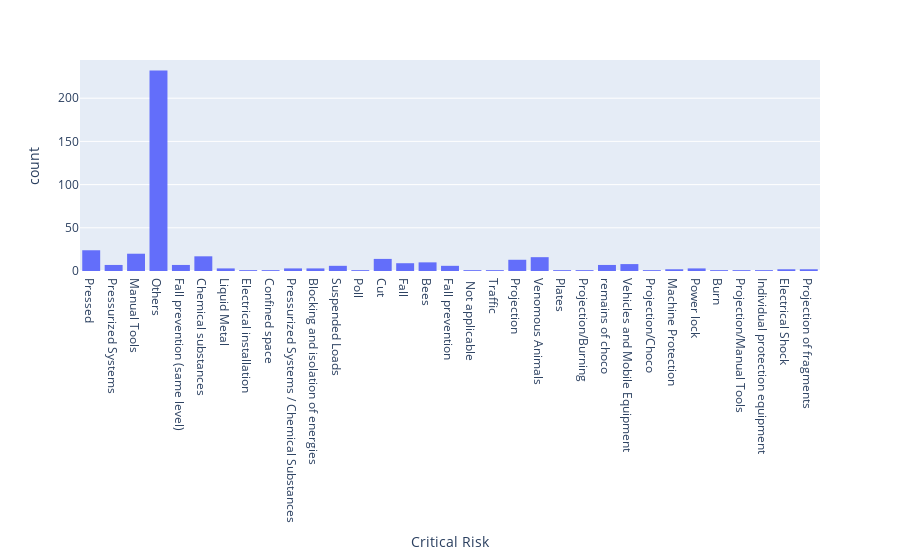

Notebook code for this chart:
### Markdown cell above
We can see that most of the people have met with accident having level 1.

### Code cell
fig = px.histogram(accident_safety_data_new, x="Critical Risk")
fig.show()

### Figure 1 — Plotly figure (JSON) as saved in the notebook; plotly's stock layout.template omitted (floating-point values rounded to 4 significant figures; data arrays with more than 128 entries replaced by an {"elided": "..."} marker saying what was removed)
{"data": [{"alignmentgroup": "True", "bingroup": "x", "hovertemplate": "Critical Risk=%{x}<br>count=%{y}<extra></extra>", "legendgroup": "", "marker": {"color": "#636efa"}, "name": "", "offsetgroup": "", "orientation": "v", "showlegend": false, "type": "histogram", "x": {"elided": "425 str values"}, "xaxis": "x", "yaxis": "y"}], "layout": {"barmode": "relative", "legend": {"tracegroupgap": 0}, "margin": {"t": 60}, "xaxis": {"anchor": "y", "domain": [0, 1], "title": {"text": "Critical Risk"}}, "yaxis": {"anchor": "x", "domain": [0, 1], "title": {"text": "count"}}}}
